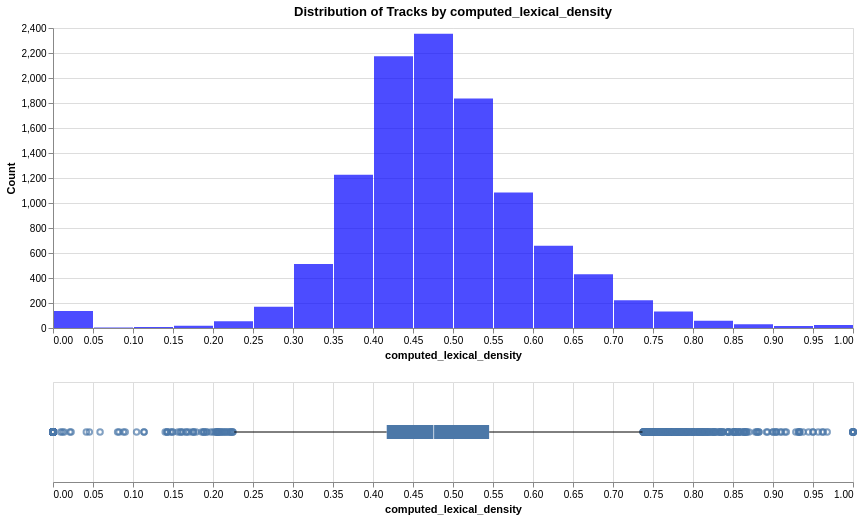

Notebook cell for this chart:
### Markdown cell above
By analyzing some of the tracks, there seems to be a lot of errors. As the mean difference and variance of the original lexical_density and the one computed is small (check tracks_analysis), the one computed will take place.

### Code cell
import re

def compute_lexical_density_regex(lyrics):
    if pd.isna(lyrics):
        return 0
    
    all_tokens = re.findall(r"[^\W\d_]+(?:['’-][^\W\d_]+)*", lyrics.lower(), flags=re.UNICODE)
    
    all_words = all_tokens 
    
    total_words = len(all_words)
    if total_words == 0:
        return 0
    
    unique_words = len(set(all_words)) # Count of unique words
    
    return unique_words / total_words

df_cleaned['computed_lexical_density'] = df_cleaned['lyrics'].apply(compute_lexical_density_regex)

analyze_distribution(df_cleaned, 'computed_lexical_density', 'computed_lexical_density', 'blue')

### Figure 1 — Vega specification as saved in the notebook (floating-point values rounded to 4 significant figures; data arrays with more than 128 entries replaced by an {"elided": "..."} marker saying what was removed)
{"$schema": "https://vega.github.io/schema/vega/v5.json", "data": [{"name": "source_0"}, {"name": "data_0", "values": [{"__count": 1837, "bin_maxbins_10_computed_lexical_density": 0.5, "bin_maxbins_10_computed_lexical_density_end": 0.6, "bin_maxbins_40_computed_lexical_density": 0.5, "bin_maxbins_40_computed_lexical_density_end": 0.55}, {"__count": 2355, "bin_maxbins_10_computed_lexical_density": 0.4, "bin_maxbins_10_computed_lexical_density_end": 0.5, "bin_maxbins_40_computed_lexical_density": 0.45, "bin_maxbins_40_computed_lexical_density_end": 0.5}, {"__count": 1084, "bin_maxbins_10_computed_lexical_density": 0.5, "bin_maxbins_10_computed_lexical_density_end": 0.6, "bin_maxbins_40_computed_lexical_density": 0.55, "bin_maxbins_40_computed_lexical_density_end": 0.6}, {"__count": 1227, "bin_maxbins_10_computed_lexical_density": 0.3, "bin_maxbins_10_computed_lexical_density_end": 0.4, "bin_maxbins_40_computed_lexical_density": 0.35, "bin_maxbins_40_computed_lexical_density_end": 0.4}, {"__count": 170, "bin_maxbins_10_computed_lexical_density": 0.2, "bin_maxbins_10_computed_lexical_density_end": 0.3, "bin_maxbins_40_computed_lexical_density": 0.25, "bin_maxbins_40_computed_lexical_density_end": 0.3}, {"__count": 2175, "bin_maxbins_10_computed_lexical_density": 0.4, "bin_maxbins_10_computed_lexical_density_end": 0.5, "bin_maxbins_40_computed_lexical_density": 0.4, "bin_maxbins_40_computed_lexical_density_end": 0.45}, {"__count": 430, "bin_maxbins_10_computed_lexical_density": 0.6, "bin_maxbins_10_computed_lexical_density_end": 0.7, "bin_maxbins_40_computed_lexical_density": 0.65, "bin_maxbins_40_computed_lexical_density_end": 0.7}, {"__count": 512, "bin_maxbins_10_computed_lexical_density": 0.3, "bin_maxbins_10_computed_lexical_density_end": 0.4, "bin_maxbins_40_computed_lexical_density": 0.3, "bin_maxbins_40_computed_lexical_density_end": 0.35}, {"__count": 658, "bin_maxbins_10_computed_lexical_density": 0.6, "bin_maxbins_10_computed_lexical_density_end": 0.7, "bin_maxbins_40_computed_lexical_density": 0.6, "bin_maxbins_40_computed_lexical_density_end": 0.65}, {"__count": 55, "bin_maxbins_10_computed_lexical_density": 0.2, "bin_maxbins_10_computed_lexical_density_end": 0.3, "bin_maxbins_40_computed_lexical_density": 0.2, "bin_maxbins_40_computed_lexical_density_end": 0.25}, {"__count": 222, "bin_maxbins_10_computed_lexical_density": 0.7, "bin_maxbins_10_computed_lexical_density_end": 0.8, "bin_maxbins_40_computed_lexical_density": 0.7, "bin_maxbins_40_computed_lexical_density_end": 0.75}, {"__count": 133, "bin_maxbins_10_computed_lexical_density": 0.7, "bin_maxbins_10_computed_lexical_density_end": 0.8, "bin_maxbins_40_computed_lexical_density": 0.75, "bin_maxbins_40_computed_lexical_density_end": 0.8}, {"__count": 136, "bin_maxbins_10_computed_lexical_density": 0.0, "bin_maxbins_10_computed_lexical_density_end": 0.1, "bin_maxbins_40_computed_lexical_density": 0.0, "bin_maxbins_40_computed_lexical_density_end": 0.05}, {"__count": 9, "bin_maxbins_10_computed_lexical_density": 0.1, "bin_maxbins_10_computed_lexical_density_end": 0.2, "bin_maxbins_40_computed_lexical_density": 0.1, "bin_maxbins_40_computed_lexical_density_end": 0.15}, {"__count": 59, "bin_maxbins_10_computed_lexical_density": 0.8, "bin_maxbins_10_computed_lexical_density_end": 0.9, "bin_maxbins_40_computed_lexical_density": 0.8, "bin_maxbins_40_computed_lexical_density_end": 0.85}, {"__count": 19, "bin_maxbins_10_computed_lexical_density": 0.1, "bin_maxbins_10_computed_lexical_density_end": 0.2, "bin_maxbins_40_computed_lexical_density": 0.15, "bin_maxbins_40_computed_lexical_density_end": 0.2}, {"__count": 30, "bin_maxbins_10_computed_lexical_density": 0.8, "bin_maxbins_10_computed_lexical_density_end": 0.9, "bin_maxbins_40_computed_lexical_density": 0.85, "bin_maxbins_40_computed_lexical_density_end": 0.9}, {"__count": 17, "bin_maxbins_10_computed_lexical_density": 0.9, "bin_maxbins_10_computed_lexical_density_end": 1.0, "bin_maxbins_40_computed_lexical_density": 0.9, "bin_maxbins_40_computed_lexical_density_end": 0.95}, {"__count": 25, "bin_maxbins_10_computed_lexical_density": 0.9, "bin_maxbins_10_computed_lexical_density_end": 1.0, "bin_maxbins_40_computed_lexical_density": 0.95, "bin_maxbins_40_computed_lexical_density_end": 1.0}, {"__count": 5, "bin_maxbins_10_computed_lexical_density": 0.0, "bin_maxbins_10_computed_lexical_density_end": 0.1, "bin_maxbins_40_computed_lexical_density": 0.05, "bin_maxbins_40_computed_lexical_density_end": 0.1}]}, {"name": "data_1"}, {"name": "data_2", "values": {"elided": "507 records"}}, {"name": "data_3"}, {"name": "data_4", "values": [{"lower_box_computed_lexical_density": 0.4172, "lower_whisker_computed_lexical_density": 0.2266, "max_computed_lexical_density": 0.7368}]}, {"name": "data_5", "values": [{"max_computed_lexical_density": 0.7368, "upper_box_computed_lexical_density": 0.5452, "upper_whisker_computed_lexical_density": 0.7368}]}, {"name": "data_6"}, {"name": "data_7", "values": [{"lower_box_computed_lexical_density": 0.4172, "max_computed_lexical_density": 1.0, "upper_box_computed_lexical_density": 0.5452}]}, {"name": "data_8", "values": [{"lower_box_computed_lexical_density": 0.4172, "max_computed_lexical_density": 1.0, "mid_box_computed_lexical_density": 0.4758, "upper_box_computed_lexical_density": 0.5452}]}, {"name": "data_0_concat_0_y_domain___count", "values": [{"min": 5, "max": 2355}]}], "signals": [{"name": "concat_0_bin_maxbins_40_computed_lexical_density_bins", "value": {"fields": ["computed_lexical_density"], "fname": "bin_computed_lexical_density", "start": 0.0, "step": 0.05, "stop": 1.0}}, {"name": "concat_0_height", "value": 300}, {"name": "concat_1_height", "value": 100}], "marks": [{"type": "group", "name": "concat_0_group", "encode": {"update": {"width": {"signal": "width"}, "height": {"signal": "concat_0_height"}}}, "marks": [{"type": "rect", "name": "concat_0_marks", "from": {"data": "data_0"}, "encode": {"update": {"x2": {"field": "bin_maxbins_40_computed_lexical_density", "scale": "concat_0_x", "offset": {"signal": "0.5 + (abs(scale(\"concat_0_x\", datum[\"bin_maxbins_40_computed_lexical_density_end\"]) - scale(\"concat_0_x\", datum[\"bin_maxbins_40_computed_lexical_density\"])) < 0.25 ? -0.5 * (0.25 - (abs(scale(\"concat_0_x\", datum[\"bin_maxbins_40_computed_lexical_density_end\"]) - scale(\"concat_0_x\", datum[\"bin_maxbins_40_computed_lexical_density\"])))) : 0.5)"}}, "fill": {"value": "blue"}, "y": {"field": "__count", "scale": "concat_0_y"}, "tooltip": {"signal": "{\"computed_lexical_density (binned)\": !isValid(datum[\"bin_maxbins_10_computed_lexical_density\"]) || !isFinite(+datum[\"bin_maxbins_10_computed_lexical_density\"]) ? \"null\" : format(datum[\"bin_maxbins_10_computed_lexical_density\"], \"\") + \" – \" + format(datum[\"bin_maxbins_10_computed_lexical_density_end\"], \"\"), \"Count of Records\": format(datum[\"__count\"], \"\")}"}, "opacity": {"value": 0.7}, "x": {"field": "bin_maxbins_40_computed_lexical_density_end", "scale": "concat_0_x", "offset": {"signal": "0.5 + (abs(scale(\"concat_0_x\", datum[\"bin_maxbins_40_computed_lexical_density_end\"]) - scale(\"concat_0_x\", datum[\"bin_maxbins_40_computed_lexical_density\"])) < 0.25 ? 0.5 * (0.25 - (abs(scale(\"concat_0_x\", datum[\"bin_maxbins_40_computed_lexical_density_end\"]) - scale(\"concat_0_x\", datum[\"bin_maxbins_40_computed_lexical_density\"])))) : -0.5)"}}, "y2": {"value": 0, "scale": "concat_0_y"}}}, "style": ["bar"]}], "axes": [{"scale": "concat_0_y", "grid": true, "ticks": false, "zindex": 0, "gridScale": "concat_0_x", "orient": "left", "maxExtent": 0, "labels": false, "minExtent": 0, "tickCount": {"signal": "ceil(concat_0_height/40)"}, "aria": false, "domain": false}, {"scale": "concat_0_x", "grid": false, "labelFlush": true, "tickCount": {"signal": "ceil(width/10)"}, "labelOverlap": true, "zindex": 0, "title": "computed_lexical_density", "orient": "bottom"}, {"scale": "concat_0_y", "orient": "left", "labelOverlap": true, "title": "Count", "tickCount": {"signal": "ceil(concat_0_height/40)"}, "zindex": 0, "grid": false}], "title": {"text": "Distribution of Tracks by computed_lexical_density", "frame": "group"}, "style": "cell"}, {"type": "group", "name": "concat_1_group", "encode": {"update": {"width": {"signal": "width"}, "height": {"signal": "concat_1_height"}}}, "signals": [{"name": "height", "update": "concat_1_height"}], "marks": [{"type": "symbol", "name": "concat_1_layer_0_layer_0_marks", "from": {"data": "data_2"}, "encode": {"update": {"opacity": {"value": 0.7}, "fill": {"value": "transparent"}, "y": {"signal": "concat_1_height", "mult": 0.5}, "x": {"field": "computed_lexical_density", "scale": "concat_1_x"}, "stroke": {"value": "#4c78a8"}}}, "style": ["point", "boxplot-outliers"]}, {"type": "rule", "name": "concat_1_layer_0_layer_1_layer_0_marks", "from": {"data": "data_4"}, "encode": {"update": {"y": {"signal": "concat_1_height", "mult": 0.5}, "x2": {"field": "lower_box_computed_lexical_density", "scale": "concat_1_x"}, "tooltip": {"signal": "format(datum[\"max_computed_lexical_density\"], \"\")"}, "x": {"field": "lower_whisker_computed_lexical_density", "scale": "concat_1_x"}, "stroke": {"value": "black"}}}, "style": ["rule", "boxplot-rule"], "aria": false}, {"type": "rule", "name": "concat_1_layer_0_layer_1_layer_1_marks", "from": {"data": "data_5"}, "encode": {"update": {"x": {"field": "upper_box_computed_lexical_density", "scale": "concat_1_x"}, "x2": {"field": "upper_whisker_computed_lexical_density", "scale": "concat_1_x"}, "tooltip": {"signal": "format(datum[\"max_computed_lexical_density\"], \"\")"}, "y": {"signal": "concat_1_height", "mult": 0.5}, "stroke": {"value": "black"}}}, "style": ["rule", "boxplot-rule"], "aria": false}, {"type": "rect", "name": "concat_1_layer_1_layer_0_marks", "from": {"data": "data_7"}, "encode": {"update": {"tooltip": {"signal": "format(datum[\"max_computed_lexical_density\"], \"\")"}, "yc": {"signal": "concat_1_height", "mult": 0.5}, "x2": {"field": "upper_box_computed_lexical_density", "scale": "concat_1_x"}, "height": {"value": 14}, "fill": {"value": "#4c78a8"}, "x": {"field": "lower_box_computed_lexical_density", "scale": "concat_1_x"}}}, "style": ["bar", "boxplot-box"]}, {"type": "rect", "name": "concat_1_layer_1_layer_1_marks", "from": {"data": "data_8"}, "encode": {"update": {"fill": [{"value": "#4c78a8", "test": "datum['lower_box_computed_lexical_density'] >= datum['upper_box_computed_lexical_density']"}, {"value": "white"}], "width": {"value": 1}, "height": {"value": 14}, "yc": {"signal": "concat_1_height", "mult": 0.5}, "opacity": {"value": 0.7}, "xc": {"field": "mid_box_computed_lexical_density", "scale": "concat_1_x"}, "tooltip": {"signal": "format(datum[\"max_computed_lexical_density\"], \"\")"}}}, "aria": false, "style": ["tick", "boxplot-median"]}], "axes": [{"scale": "concat_1_x", "zindex": 0, "orient": "bottom", "grid": true, "tickCount": {"signal": "ceil(width/40)"}, "ticks": false, "minExtent": 0, "domain": false, "aria": false, "labels": false, "maxExtent": 0}, {"scale": "concat_1_x", "tickCount": {"signal": "ceil(width/40)"}, "title": "computed_lexical_density", "orient": "bottom", "labelOverlap": true, "zindex": 0, "grid": false, "labelFlush": true}], "style": "cell"}], "scales": [{"name": "concat_0_x", "type": "linear", "domain": {"signal": "[concat_0_bin_maxbins_40_computed_lexical_density_bins.start, concat_0_bin_maxbins_40_computed_lexical_density_bins.stop]"}, "range": [0, {"signal": "width"}], "bins": {"signal": "concat_0_bin_maxbins_40_computed_lexical_density_bins"}, "zero": false}, {"name": "concat_0_y", "type": "linear", "domain": [{"signal": "(data(\"data_0_concat_0_y_domain___count\")[0] || {}).min"}, {"signal": "(data(\"data_0_concat_0_y_domain___count\")[0] || {}).max"}], "range": [{"signal": "concat_0_height"}, 0], "zero": true, "nice": true}, {"name": "concat_1_x", "type": "linear", "domain": {"fields": [{"data": "data_2", "field": "computed_lexical_density"}, {"data": "data_4", "field": "lower_whisker_computed_lexical_density"}, {"data": "data_4", "field": "lower_box_computed_lexical_density"}, {"data": "data_5", "field": "upper_box_computed_lexical_density"}, {"data": "data_5", "field": "upper_whisker_computed_lexical_density"}, {"data": "data_7", "field": "lower_box_computed_lexical_density"}, {"data": "data_7", "field": "upper_box_computed_lexical_density"}, {"data": "data_8", "field": "mid_box_computed_lexical_density"}]}, "range": [0, {"signal": "width"}], "zero": true, "nice": true}], "padding": 5, "background": "white", "layout": {"padding": 20, "columns": 1, "bounds": "full", "align": "each"}, "width": 800}
